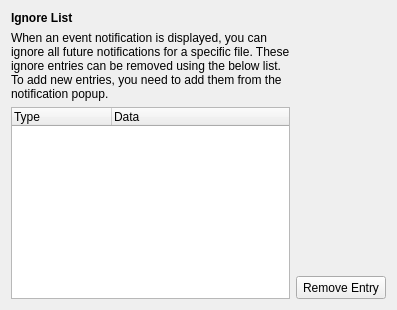
       <widget class="QWidget" name="tabIgnore">
        <attribute name="title">
         <string>Notifications</string>
        </attribute>
        <layout class="QGridLayout" name="gridLayout_12">
         <item row="0" column="0">
          <layout class="QGridLayout" name="gridLayout_11">
           <item row="3" column="1">
            <widget class="QToolButton" name="btnDelIgnore">
             <property name="minimumSize">
              <size>
               <width>0</width>
               <height>23</height>
              </size>
             </property>
             <property name="text">
              <string>Remove Entry</string>
             </property>
            </widget>
           </item>
           <item row="0" column="0">
            <widget class="QLabel" name="lblIgnore">
             <property name="font">
              <font>
               <bold>true</bold>
               <kerning>true</kerning>
              </font>
             </property>
             <property name="text">
              <string>Ignore List</string>
             </property>
            </widget>
           </item>
           <item row="1" column="0">
            <widget class="QLabel" name="label">
             <property name="text">
              <string>When an event notification is displayed, you can ignore all future notifications for a specific file. These ignore entries can be removed using the below list. To add new entries, you need to add them from the notification popup.</string>
             </property>
             <property name="wordWrap">
              <bool>true</bool>
             </property>
            </widget>
           </item>
           <item row="2" column="1">
            <spacer name="verticalSpacer_6">
             <property name="orientation">
              <enum>Qt::Orientation::Vertical</enum>
             </property>
             <property name="sizeHint" stdset="0">
              <size>
               <width>20</width>
               <height>40</height>
              </size>
             </property>
            </spacer>
           </item>
           <item row="2" column="0" rowspan="2">
            <widget class="QTreeWidget" name="treeIgnore">
             <column>
              <property name="text">
               <string>Type</string>
              </property>
             </column>
             <column>
              <property name="text">
               <string>Data</string>
              </property>
             </column>
            </widget>
           </item>
          </layout>
         </item>
        </layout>
       </widget>
